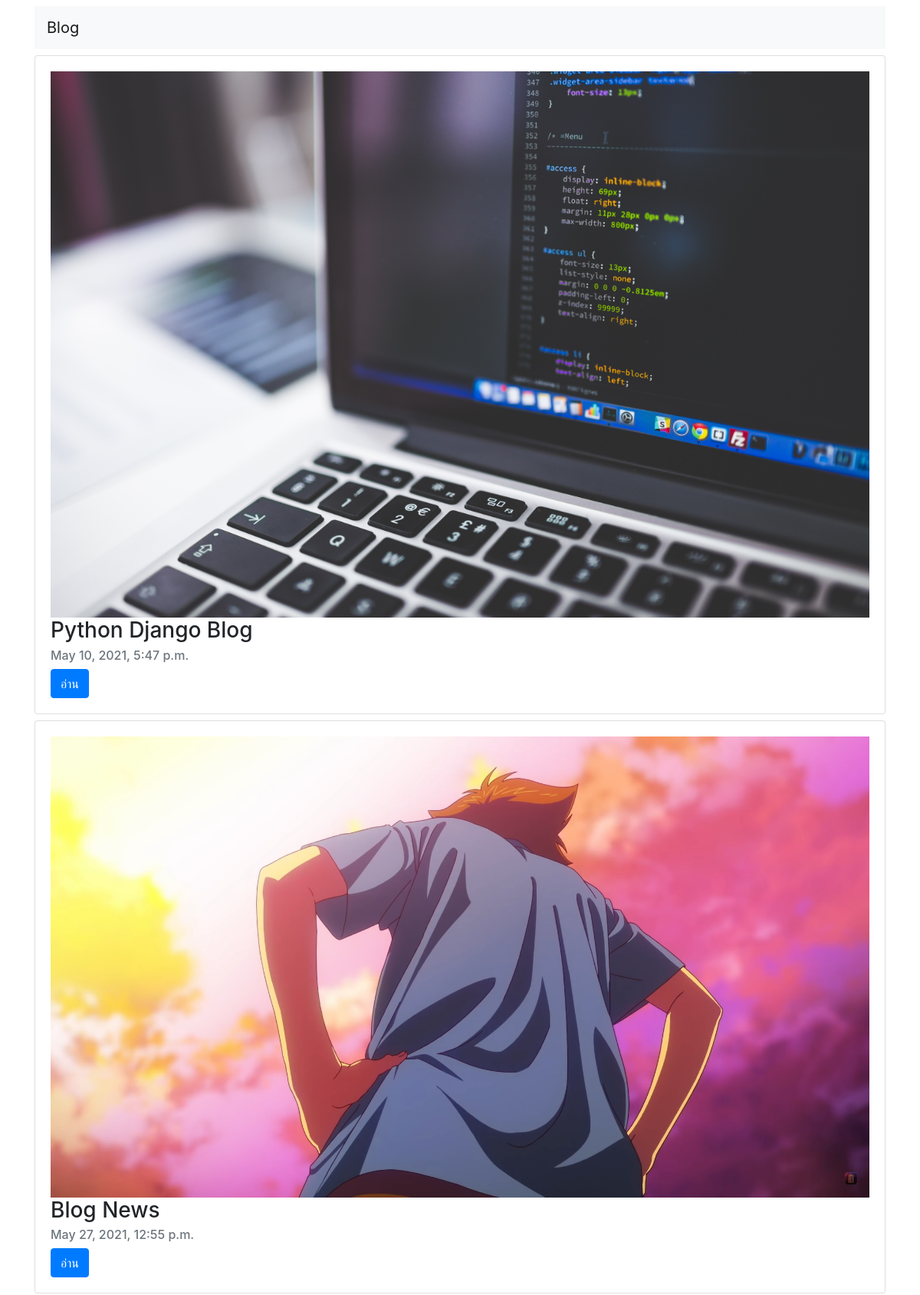
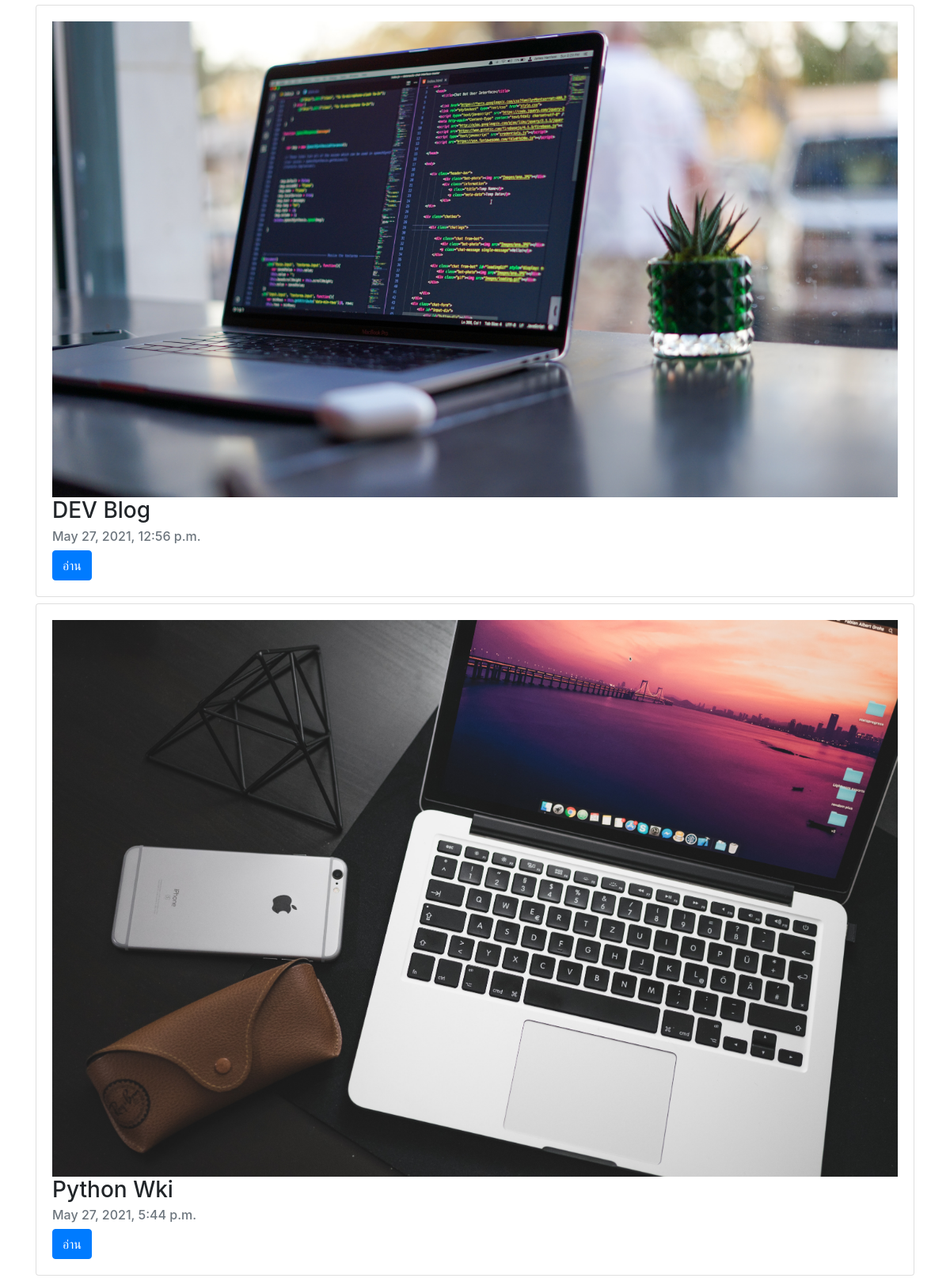
The page / on the database its author committed (2 pictures, top to bottom).
### MyWebsite/models.py (models this page shows, shortened)
class TablesNews(models.Model):
    photo = models.ImageField(upload_to='Photo', default='')
    title = models.CharField(max_length=1000)
    detail = RichTextField()
    date = models.DateTimeField(auto_now_add=True, blank=False)
    date_updated = models.DateTimeField(auto_now=True, blank=False)

### MyWebsite/views.py (the view)
# urls.py: path('', views.index, name='index'),
def index(request):
    blog = TablesNews.objects.all()
    data = {
        "blog":blog
    }
    return render(request, 'index.html', {'data':data})

### MyWebsite/templates/index.html (shortened to what this page needs)
<!DOCTYPE html>
<html lang="en">
  <head>
    <link rel="stylesheet" href="https://cdn.jsdelivr.net/npm/bootstrap@4.6.0/dist/css/bootstrap.min.css">
  </head>
  <body>
    <div class="container">
      <nav class="navbar navbar-light bg-light mt-2 mb-2">
        <a class="navbar-brand" href="#">Blog</a>
      </nav>
      {% for i in data.blog %}
      <div class="card  mb-2">
        <div class="card-body">
          <img src="{{i.photo.url}}" class="img-fluid" alt="...">
          <h3 class="card-title">{{i.title}}</h3>
          <h6 class="card-subtitle mb-2 text-muted">{{i.date}}</h6>
          <a href="/view/{{i.id}}" class="btn btn-primary">อ่าน</a>
        </div>
      </div>
      {% endfor %}
    </div>
  </body>
</html>

### rows shown on the page
TablesNews: photo (picture), title "Python Django Blog", date "May 10, 2021, 5:47 p.m."
TablesNews: photo (picture), title "Blog News", date "May 27, 2021, 12:55 p.m."
TablesNews: photo (picture), title "DEV Blog", date "May 27, 2021, 12:56 p.m."
TablesNews: photo (picture), title "Python Wki", date "May 27, 2021, 5:44 p.m."
